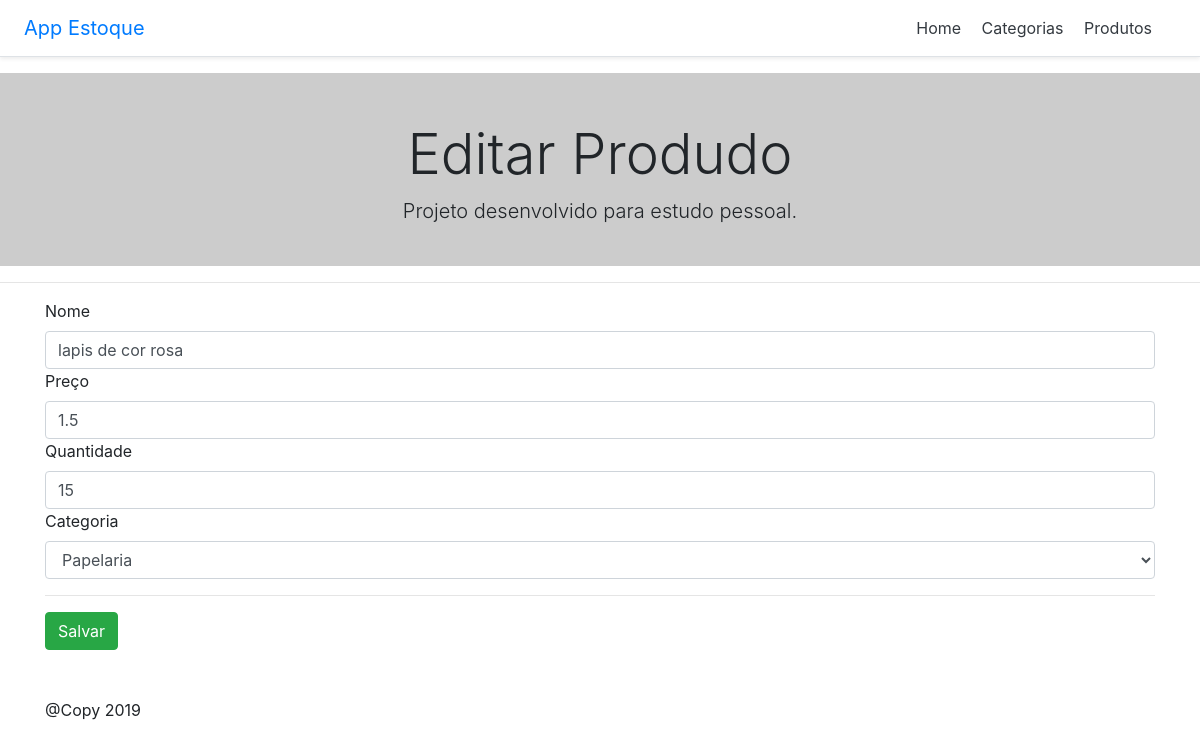
Screenshot of /index.php/produtos/edit/1 with the database file from the repository.
### tables this page shows
CREATE TABLE `produtos` (
  `id` int(11) NOT NULL,
  `nome` varchar(150) NOT NULL,
  `preco` float NOT NULL,
  `qtd` int(11) NOT NULL,
  `categoria` int(11) NOT NULL
);

CREATE TABLE `categorias` (
  `id` int(11) NOT NULL,
  `nome` varchar(150) NOT NULL
);

### application/controllers/Produtos.php (called while the page is built, shortened)
<?php
class Produtos extends CI_Controller{
	public function __construct()
	{
		$this->load->model('Produtos_model');
		$this->load->model('Categorias_model');
	}
	public function edit($id = false)
	{
		$this->load->helper('form');
		$this->load->library('form_validation');
		$dados = array(
			'title' => 'App Estoque',
			'msg' => 'Editar Produdo',
			'prod' =>$this->Produtos_model->getProdutos($id),
			'cat' => $this->Categorias_model->getCategoria()
		);
		$this->form_validation->set_rules('nome', 'Nome Produto', 'required');
		$this->form_validation->set_rules('preco', 'Preço', 'required');
		$this->form_validation->set_rules('qtd', 'Quantidade', 'required');
		if ($this->form_validation->run() === false) {
			$this->load->view('template/header', $dados);
			$this->load->view('produtos/edit', $dados);
			$this->load->view('template/footer');
			} else{
				$this->Produtos_model->upProduto();
				redirect('produtos');
				exit();
			}
	}
}

### index.php (called while the page is built, shortened)
<?php
require_once BASEPATH.'core/CodeIgniter.php';

### application/models/Produtos_model.php (called while the page is built, shortened)
<?php
class Produtos_model extends CI_Model{
	public function getProdutos($id = false)
	{
		if($id === false){
			$this->db->select('produtos.id, produtos.nome, produtos.preco, produtos.qtd, categorias.nome as cat');
			$this->db->from('produtos');
			$this->db->join('categorias', 'categorias.id = produtos.categoria');
			$this->db->order_by('produtos.id', 'ASC');
			$query = $this->db->get();
			return $query->result_array();
		}else{
			$this->db->select('produtos.id, produtos.nome, produtos.preco, produtos.qtd, produtos.categoria, categorias.nome as cat');
			$this->db->from('produtos');
			$this->db->join('categorias', 'categorias.id = produtos.categoria');
			$this->db->where('produtos.id', $id);
			$query = $this->db->get();
			return $query->row_array();
		}
	}
}

### application/views/produtos/edit.php (the view, shortened to what this page needs)
<div class="pricing-header px-3 py-3 pt-md-5 pb-md-4 mx-auto text-center" style="background-color: #ccc">
  <h1 class="display-4"><?php echo $msg ?></h1>
  <p class="lead">Projeto desenvolvido para estudo pessoal.</p>
</div>
<hr>
<div class="container">
	<?php echo form_open('produtos/edit')?>
	<label>Nome</label>
	<input type="text" name="nome" value="<?php echo $prod['nome']?>" class="form-control">
	<label>Preço</label>
	<input type="text" name="preco" value="<?php echo $prod['preco']?>" class="form-control">
	<label>Quantidade</label>
	<input type="text" name="qtd" value="<?php echo $prod['qtd']?>" class="form-control">
	<label>Categoria</label>
	<select class="form-control" name="categoria">
		<option value="<?php echo $prod['categoria']?>"> <?php echo $prod['cat']?></option>
	</select>
	<hr>
	<input type="submit" class="btn btn-success" value="Salvar">

### rows the page displays
produtos: nome "lapis de cor rosa", preco "1.5", qtd "15", categoria "Papelaria"

### other values shown
$title "App Estoque"
$msg "Editar Produdo"
